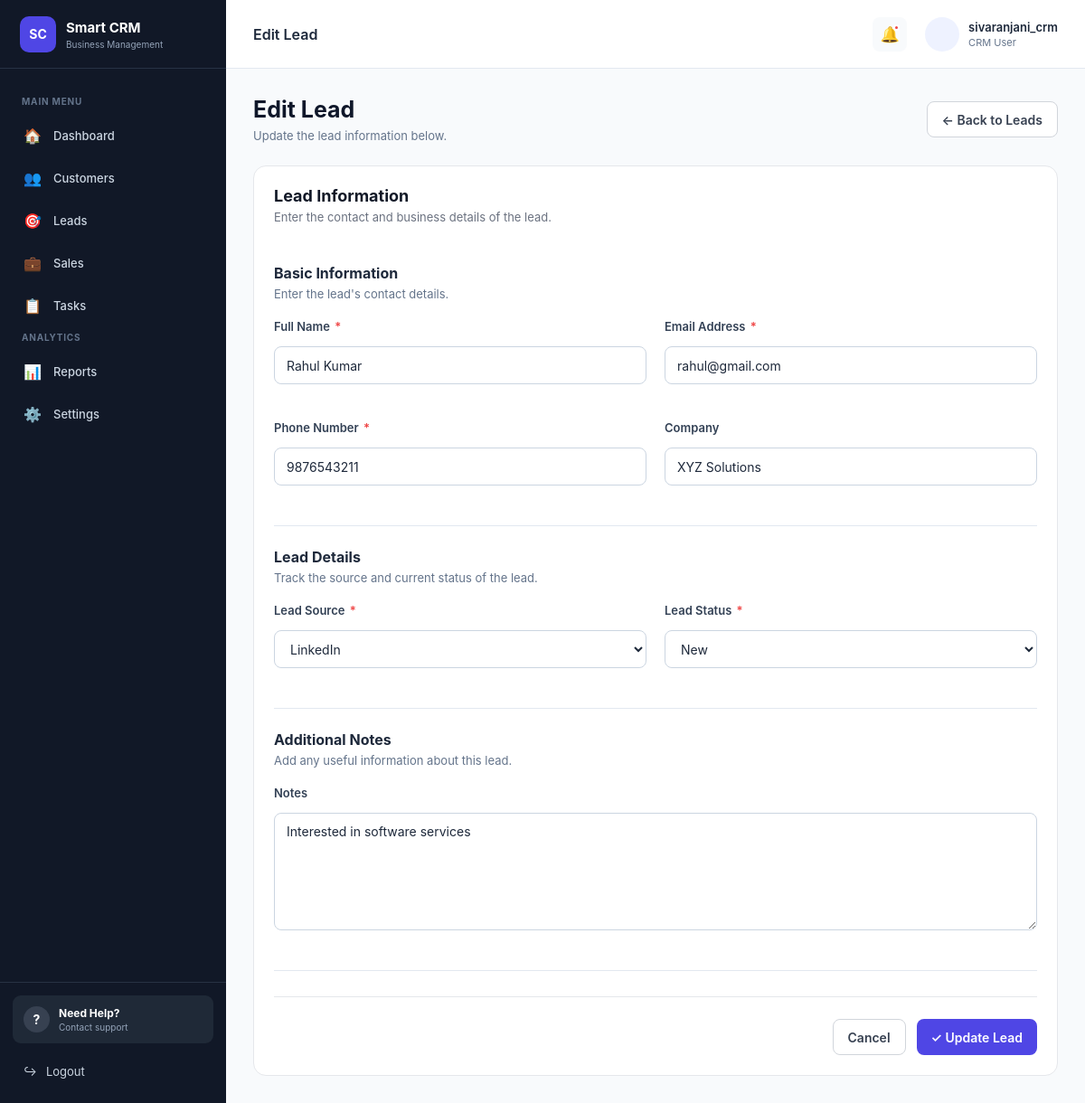
The page /leads/edit/1/ (signed in) on the database its author committed.
### leads/models.py (models this page shows, shortened)
class Lead(models.Model):
    STATUS_CHOICES = [
        ('New', 'New'),
        ('Contacted', 'Contacted'),
        ('Qualified', 'Qualified'),
        ('Converted', 'Converted'),
        ('Lost', 'Lost'),
    ]
    SOURCE_CHOICES = [
        ('Website', 'Website'),
        ('LinkedIn', 'LinkedIn'),
        ('Referral', 'Referral'),
        ('Advertisement', 'Advertisement'),
        ('Other', 'Other'),
    ]
    name = models.CharField(max_length=100)
    email = models.EmailField()
    phone = models.CharField(max_length=15)
    company = models.CharField(
        max_length=150,
        blank=True
    )
    source = models.CharField(
        max_length=30,
        choices=SOURCE_CHOICES,
        default='Website'
    )
    status = models.CharField(
        max_length=20,
        choices=STATUS_CHOICES,
        default='New'
    )
    notes = models.TextField(
        blank=True
    )
    created_at = models.DateTimeField(
        auto_now_add=True
    )
    updated_at = models.DateTimeField(
        auto_now=True
    )

### leads/views.py (the view, shortened to what this page needs)
def edit_lead(request, id):
    if not request.user.is_authenticated:
        return redirect("login")
    lead = get_object_or_404(
        Lead,
        id=id
    )
    return render(
        request,
        "lead_form.html",
        {
            "lead": lead
        }
    )

### templates/lead_form.html (shortened to what this page needs)
{% extends 'base.html' %}
{% block page_title %}
    {% if lead %}
        Edit Lead
    {% else %}
        Add Lead
    {% endif %}
{% endblock %}
{% block content %}
<div class="page-header">
    <div>
        <h1>
            {% if lead %}
                Edit Lead
            {% else %}
                Add New Lead
            {% endif %}
        </h1>
        <p>
            {% if lead %}
                Update the lead information below.
            {% else %}
                Add a new prospect to your sales pipeline.
            {% endif %}
        </p>
    </div>
    <div>
        <a
            href="{% url 'leads' %}"
            class="btn btn-secondary"
        >
            ← Back to Leads
        </a>
    </div>
</div>
<div class="content-card form-card">
    <div class="card-header">
        <div>
            <h2>
                Lead Information
            </h2>
            <p>
                Enter the contact and business details of the lead.
            </p>
        </div>
    </div>
    <form
        method="POST"
        class="crm-form"
        action=""
    >
        <div class="form-section">
            <div class="form-section-title">
                <h3>
                    Basic Information
                </h3>
                <p>
                    Enter the lead's contact details.
                </p>
            </div>
            <div class="form-grid">
                <div class="form-group">
                    <label for="name">
                        Full Name
                        <span class="required">*</span>
                    </label>
                    <input
                        type="text"
                        id="name"
                        name="name"
                        value="{{ lead.name|default:'' }}"
                        placeholder="Enter full name"
                        required
                    >
                </div>
                <div class="form-group">
                    <label for="email">
                        Email Address
                        <span class="required">*</span>
                    </label>
                    <input
                        type="email"
                        id="email"
                        name="email"
                        value="{{ lead.email|default:'' }}"
                        placeholder="example@email.com"
                        required
                    >
                </div>
                <div class="form-group">
                    <label for="phone">
                        Phone Number
                        <span class="required">*</span>
                    </label>
                    <input
                        type="tel"
                        id="phone"
                        name="phone"
                        value="{{ lead.phone|default:'' }}"
                        placeholder="Enter phone number"
                        maxlength="15"
                        required
                    >
                </div>
                <div class="form-group">
                    <label for="company">
                        Company
                    </label>
                    <input
                        type="text"
                        id="company"
                        name="company"
                        value="{{ lead.company|default:'' }}"
                        placeholder="Enter company name"
                    >
                </div>
            </div>
        </div>
        <div class="form-section">
            <div class="form-section-title">
                <h3>
                    Lead Details
                </h3>
                <p>
                    Track the source and current status of the lead.
                </p>
            </div>
            <div class="form-grid">
                <div class="form-group">
                    <label for="source">
                        Lead Source
                        <span class="required">*</span>
                    </label>
                    <select
                        id="source"
                        name="source"
                        required
                    >
                        <option
                            value="LinkedIn"
                            {% if lead.source == "LinkedIn" %}
                                selected
                            {% endif %}
                        >
                            LinkedIn
                        </option>
                    </select>
                </div>
                <div class="form-group">
                    <label for="status">
                        Lead Status
                        <span class="required">*</span>
                    </label>
                    <select
                        id="status"
                        name="status"
                        required
                    >
                        <option
                            value="New"
                            {% if lead.status == "New" or not lead %}
                                selected
                            {% endif %}
                        >
                            New
                        </option>
                    </select>
                </div>
            </div>
        </div>
        <div class="form-section">
            <div class="form-section-title">
                <h3>
                    Additional Notes
                </h3>
                <p>
                    Add any useful information about this lead.
                </p>
            </div>
            <div class="form-group">
                <label for="notes">
                    Notes
                </label>
                <textarea
                    id="notes"
                    name="notes"
                    rows="6"
                    placeholder="Enter notes about this lead..."
                >{{ lead.notes|default:'' }}</textarea>
            </div>
        </div>
        <div class="form-actions">
            <a
                href="{% url 'leads' %}"
                class="btn btn-secondary"
            >
                Cancel
            </a>
            <button
                type="submit"
                class="btn btn-primary"
            >
                {% if lead %}
                    ✓ Update Lead
                {% else %}
                    + Save Lead
                {% endif %}
            </button>
        </div>
    </form>
</div>
{% endblock %}

### templates/base.html (shortened to what this page needs)
{% load static %}
<!DOCTYPE html>
<html lang="en">
<head>
    <link
        rel="stylesheet"
        href="{% static 'css/style.css' %}"
    >
</head>
<body>
<div class="app-container">
    <aside class="sidebar">
        <div class="brand">
            <div class="brand-logo">
                SC
            </div>
            <div class="brand-info">
                <strong>
                    Smart CRM
                </strong>
                <span>
                    Business Management
                </span>
            </div>
        </div>
        <nav class="sidebar-nav">
            <div class="nav-section-title">
                MAIN MENU
            </div>
            <a
                href="{% url 'dashboard' %}"
                class="nav-item"
            >
                <span class="nav-icon">
                    🏠
                </span>
                <span>
                    Dashboard
                </span>
            </a>
            <a
                href="{% url 'customers' %}"
                class="nav-item"
            >
                <span class="nav-icon">
                    👥
                </span>
                <span>
                    Customers
                </span>
            </a>
            <a
                href="{% url 'leads' %}"
                class="nav-item"
            >
                <span class="nav-icon">
                    🎯
                </span>
                <span>
                    Leads
                </span>
            </a>
            <a
                href="{% url 'sales' %}"
                class="nav-item"
            >
                <span class="nav-icon">
                    💼
                </span>
                <span>
                    Sales
                </span>
            </a>
            <a
                href="{% url 'tasks' %}"
                class="nav-item"
            >
                <span class="nav-icon">
                    📋
                </span>
                <span>
                    Tasks
                </span>
            </a>
            <div class="nav-section-title">
                ANALYTICS
            </div>
            <a
                href="{% url 'reports' %}"
                class="nav-item"
            >
                <span class="nav-icon">
                    📊
                </span>
                <span>
                    Reports
                </span>
            </a>
            <a
                href="{% url 'profile' %}"
                class="nav-item"
            >
                <span class="nav-icon">
                    ⚙️
                </span>
                <span>
                    Settings
                </span>
            </a>
        </nav>
        <div class="sidebar-bottom">
            <div class="help-box">
                <div class="help-icon">
                    ?
                </div>
                <div class="help-content">
                    <strong>
                        Need Help?
                    </strong>
                    <small>
                        Contact support
                    </small>
                </div>
            </div>
            <a
                href="{% url 'logout' %}"
                class="logout-link"
            >
                <span>
                    ↪
                </span>
                <span>
                    Logout
                </span>
            </a>
        </div>
    </aside>
    <main class="main-content">
        <header class="topbar">
            <div class="topbar-left">
                <h3>
                    {% block page_title %}{% endblock %}
                </h3>
            </div>
            <div class="topbar-right">
                <button
                    type="button"
                    class="notification-btn"
                    title="Notifications"
                >
                    🔔
                    <span class="notification-dot"></span>
                </button>
                <div class="user-profile">
                    <div class="user-avatar">
                    </div>
                    <div class="user-info">
                        {% if user.is_authenticated %}
                            <strong>
                                {{ user.username }}
                            </strong>
                            <span>
                                CRM User
                            </span>
                        {% endif %}
                    </div>
                </div>
            </div>
        </header>
        <section class="page-content">
            {% block content %}
            {% endblock %}
        </section>
    </main>
</div>
</body>
</html>

### rows shown on the page
Lead: name "Rahul Kumar", email "rahul@gmail.com", phone "9876543211", company "XYZ Solutions", source "LinkedIn", status "New", notes "Interested in software services"

### other values the page prints
{{ user.username }} "sivaranjani_crm"
